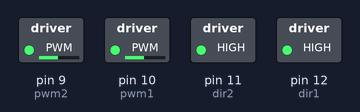
The sketch below on a simulated Arduino Uno, built with avr-gcc and run on an emulated ATmega328P. Parts: switched loads named in the sketch (green lamp = pin HIGH).

Above: at 0.05 s.
At 3.95 s:
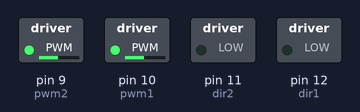
Timing chart, 0 to 4.6 s (numbered marks = the images above):
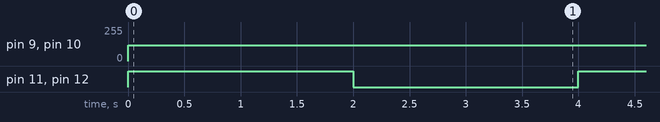

Measured:
- by itself, pin 9 (pwm2), pin 10 (pwm1): 0/255 → 120/255 at 0.00 s
- by itself, pin 11 (dir2), pin 12 (dir1): alternates HIGH for 2.0 s and LOW for 2.0 s

The sketch:

simplwmotor.ino
```cpp
int dir1 = 12;
int pwm1 = 10;
int dir2 = 11;
int pwm2 = 9;
void setup() {
  pinMode(dir1, OUTPUT);
pinMode(pwm1, OUTPUT);
pinMode(dir2, OUTPUT);
pinMode(pwm2, OUTPUT);
}

void loop() {
  analogWrite(pwm1, 120);
  digitalWrite(dir1, HIGH);
analogWrite(pwm2, 120);
  digitalWrite(dir2, HIGH);

  delay(2000);
analogWrite(pwm1, 120);
  digitalWrite(dir1, LOW);
analogWrite(pwm2, 120);
  digitalWrite(dir2, LOW);

  delay(2000);

}
```
